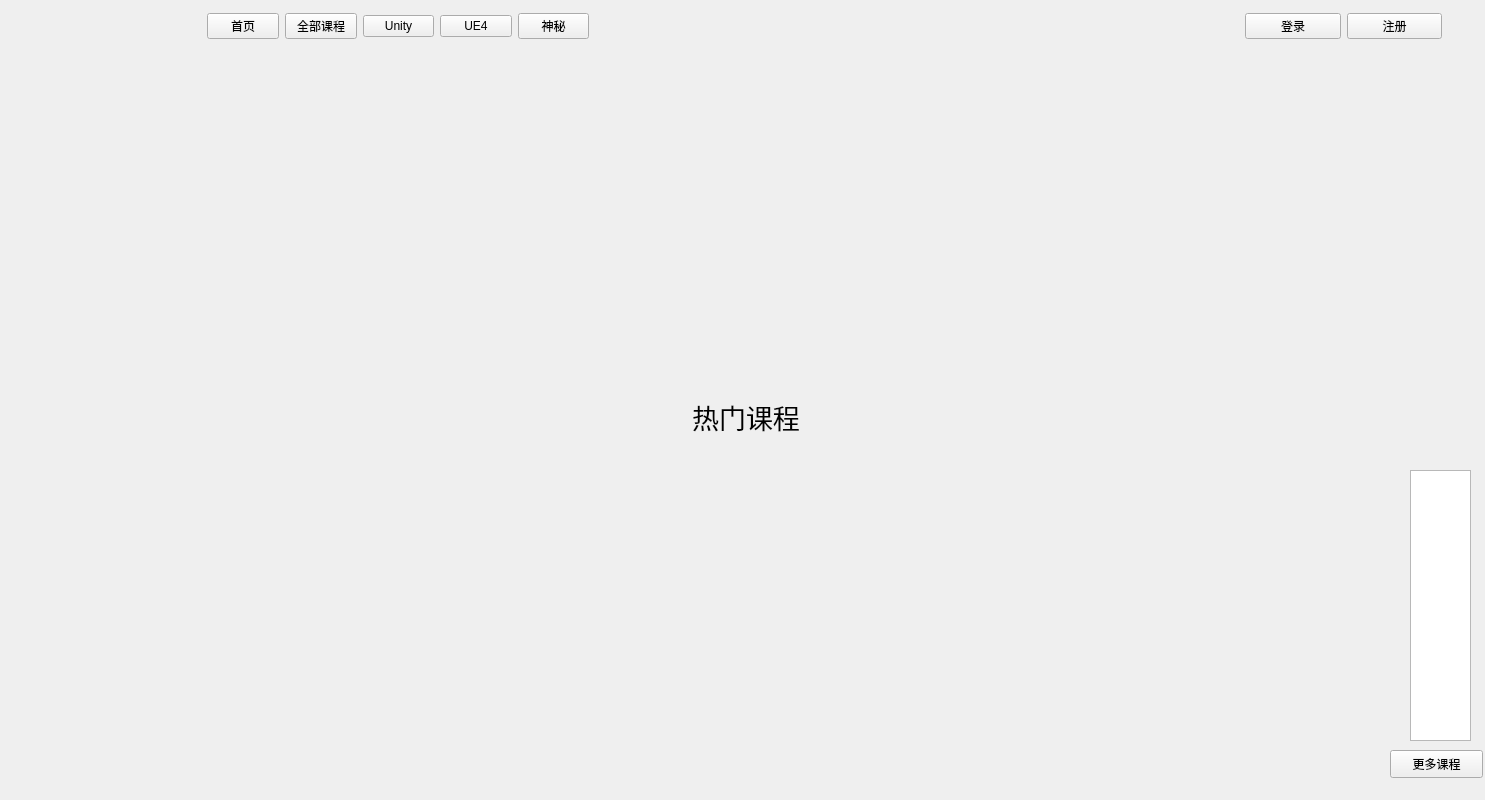
<?xml version="1.0" encoding="UTF-8"?>
<ui version="4.0">
 <class>Form</class>
 <widget class="QWidget" name="Form">
  <property name="geometry">
   <rect>
    <x>0</x>
    <y>0</y>
    <width>1485</width>
    <height>800</height>
   </rect>
  </property>
  <property name="minimumSize">
   <size>
    <width>1485</width>
    <height>800</height>
   </size>
  </property>
  <property name="maximumSize">
   <size>
    <width>1485</width>
    <height>800</height>
   </size>
  </property>
  <property name="windowTitle">
   <string>Form</string>
  </property>
  <widget class="QWidget" name="horizontalLayoutWidget">
   <property name="geometry">
    <rect>
     <x>10</x>
     <y>0</y>
     <width>1461</width>
     <height>52</height>
    </rect>
   </property>
   <layout class="QHBoxLayout" name="horizontalLayout">
    <property name="spacing">
     <number>0</number>
    </property>
    <item>
     <widget class="QLabel" name="label">
      <property name="sizePolicy">
       <sizepolicy hsizetype="Fixed" vsizetype="Fixed">
        <horstretch>0</horstretch>
        <verstretch>0</verstretch>
       </sizepolicy>
      </property>
      <property name="minimumSize">
       <size>
        <width>150</width>
        <height>50</height>
       </size>
      </property>
      <property name="maximumSize">
       <size>
        <width>150</width>
        <height>50</height>
       </size>
      </property>
      <property name="text">
       <string/>
      </property>
      <property name="pixmap">
       <pixmap>logo.png</pixmap>
      </property>
      <property name="scaledContents">
       <bool>true</bool>
      </property>
     </widget>
    </item>
    <item>
     <widget class="QWidget" name="widget_2" native="true">
      <property name="sizePolicy">
       <sizepolicy hsizetype="Fixed" vsizetype="Fixed">
        <horstretch>0</horstretch>
        <verstretch>0</verstretch>
       </sizepolicy>
      </property>
      <property name="minimumSize">
       <size>
        <width>400</width>
        <height>50</height>
       </size>
      </property>
      <property name="maximumSize">
       <size>
        <width>400</width>
        <height>50</height>
       </size>
      </property>
      <layout class="QHBoxLayout" name="horizontalLayout_2">
       <item>
        <widget class="QPushButton" name="main_button">
         <property name="text">
          <string>首页</string>
         </property>
        </widget>
       </item>
       <item>
        <widget class="QPushButton" name="allcourse_button">
         <property name="text">
          <string>全部课程</string>
         </property>
        </widget>
       </item>
       <item>
        <widget class="QPushButton" name="unity_button">
         <property name="text">
          <string>Unity</string>
         </property>
        </widget>
       </item>
       <item>
        <widget class="QPushButton" name="ue4_button">
         <property name="text">
          <string>UE4</string>
         </property>
        </widget>
       </item>
       <item>
        <widget class="QPushButton" name="mystery_button">
         <property name="text">
          <string>神秘</string>
         </property>
        </widget>
       </item>
      </layout>
     </widget>
    </item>
    <item>
     <spacer name="horizontalSpacer">
      <property name="orientation">
       <enum>Qt::Horizontal</enum>
      </property>
      <property name="sizeType">
       <enum>QSizePolicy::Preferred</enum>
      </property>
      <property name="sizeHint" stdset="0">
       <size>
        <width>100</width>
        <height>20</height>
       </size>
      </property>
     </spacer>
    </item>
    <item>
     <widget class="QWidget" name="widget" native="true">
      <property name="sizePolicy">
       <sizepolicy hsizetype="Fixed" vsizetype="Fixed">
        <horstretch>0</horstretch>
        <verstretch>0</verstretch>
       </sizepolicy>
      </property>
      <property name="minimumSize">
       <size>
        <width>500</width>
        <height>50</height>
       </size>
      </property>
      <property name="maximumSize">
       <size>
        <width>500</width>
        <height>50</height>
       </size>
      </property>
     </widget>
    </item>
    <item>
     <widget class="QWidget" name="widget_3" native="true">
      <property name="sizePolicy">
       <sizepolicy hsizetype="Fixed" vsizetype="Fixed">
        <horstretch>0</horstretch>
        <verstretch>0</verstretch>
       </sizepolicy>
      </property>
      <property name="minimumSize">
       <size>
        <width>215</width>
        <height>50</height>
       </size>
      </property>
      <property name="maximumSize">
       <size>
        <width>215</width>
        <height>50</height>
       </size>
      </property>
      <layout class="QHBoxLayout" name="horizontalLayout_3">
       <item>
        <widget class="QPushButton" name="login_button">
         <property name="text">
          <string>登录</string>
         </property>
        </widget>
       </item>
       <item>
        <widget class="QPushButton" name="register_button">
         <property name="text">
          <string>注册</string>
         </property>
        </widget>
       </item>
      </layout>
     </widget>
    </item>
   </layout>
  </widget>
  <widget class="QLabel" name="label_2">
   <property name="geometry">
    <rect>
     <x>10</x>
     <y>60</y>
     <width>1471</width>
     <height>321</height>
    </rect>
   </property>
   <property name="text">
    <string/>
   </property>
   <property name="pixmap">
    <pixmap>TestImage_1.png</pixmap>
   </property>
   <property name="scaledContents">
    <bool>true</bool>
   </property>
  </widget>
  <widget class="QLabel" name="label_3">
   <property name="geometry">
    <rect>
     <x>680</x>
     <y>400</y>
     <width>132</width>
     <height>33</height>
    </rect>
   </property>
   <property name="font">
    <font>
     <pointsize>20</pointsize>
    </font>
   </property>
   <property name="text">
    <string>热门课程</string>
   </property>
   <property name="scaledContents">
    <bool>true</bool>
   </property>
   <property name="alignment">
    <set>Qt::AlignCenter</set>
   </property>
  </widget>
  <widget class="QWidget" name="gridLayoutWidget">
   <property name="geometry">
    <rect>
     <x>10</x>
     <y>470</y>
     <width>1371</width>
     <height>311</height>
    </rect>
   </property>
   <layout class="QGridLayout" name="showCourse_gridLayout"/>
  </widget>
  <widget class="QPushButton" name="moreCourse_button">
   <property name="geometry">
    <rect>
     <x>1390</x>
     <y>750</y>
     <width>93</width>
     <height>28</height>
    </rect>
   </property>
   <property name="text">
    <string>更多课程</string>
   </property>
  </widget>
  <widget class="QListWidget" name="listWidget">
   <property name="geometry">
    <rect>
     <x>1410</x>
     <y>470</y>
     <width>61</width>
     <height>271</height>
    </rect>
   </property>
  </widget>
 </widget>
 <resources/>
 <connections/>
</ui>
